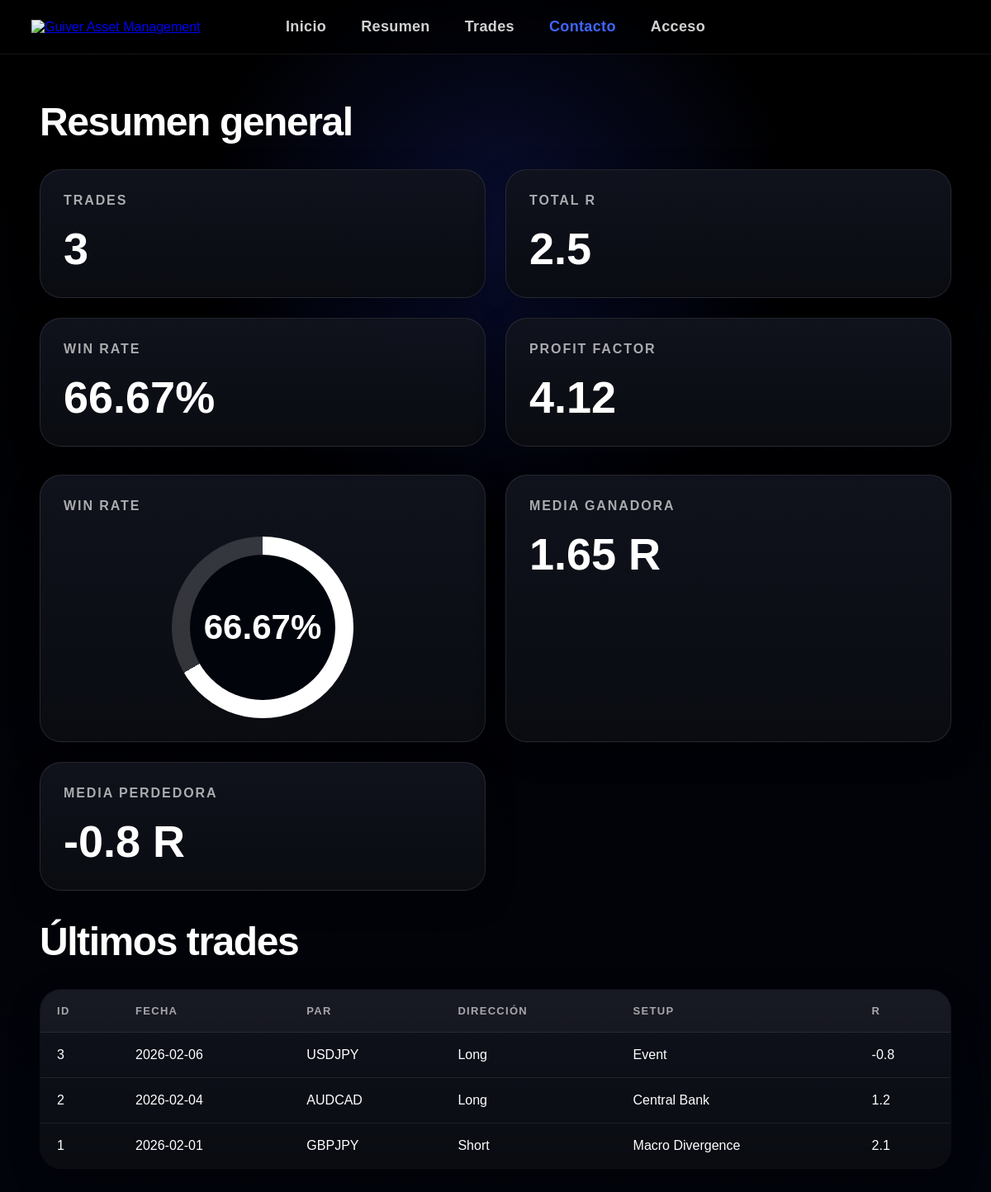
Before: /resumen with the older database file.
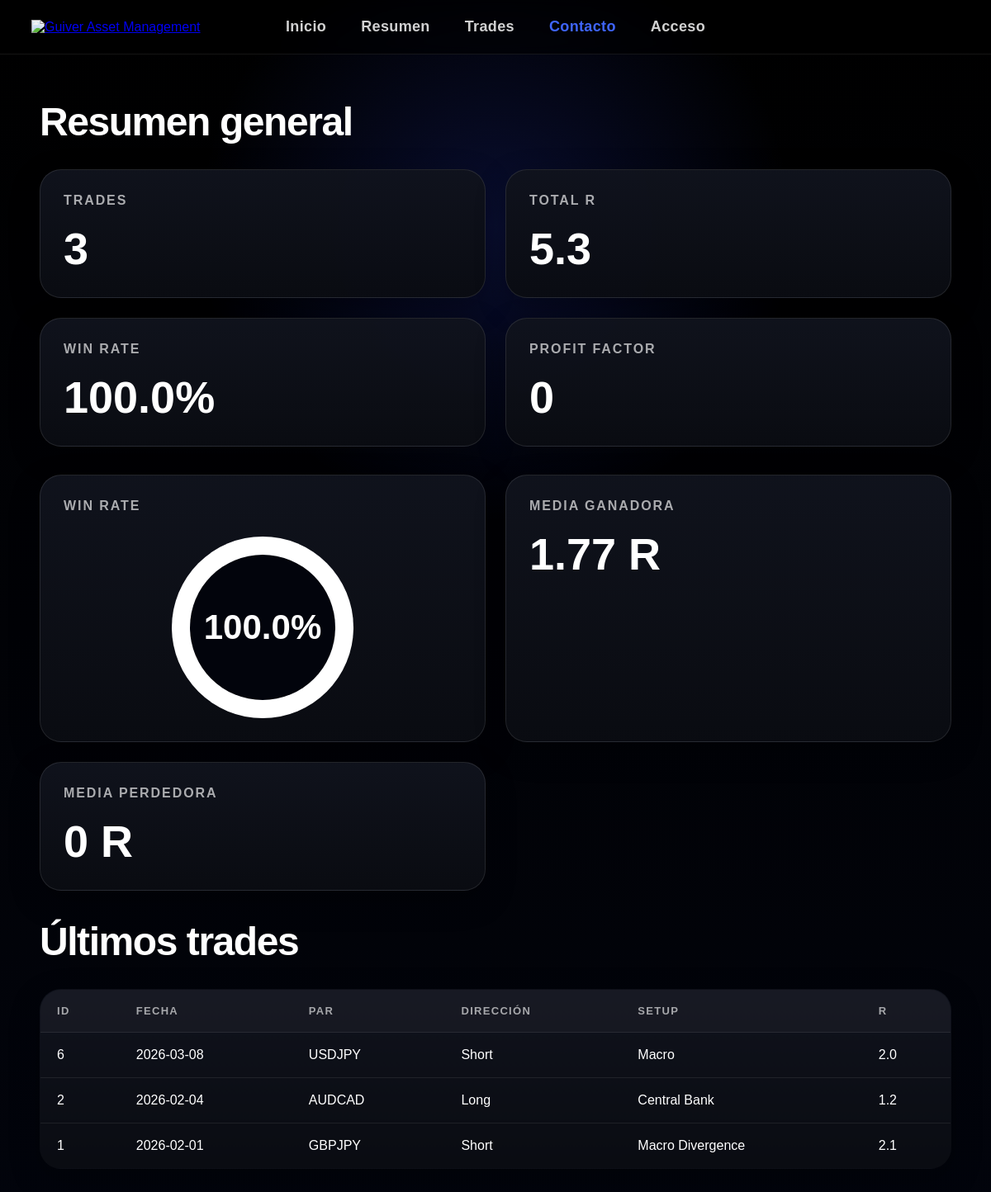
After: the same page with the newer database file.
### tables this page shows
CREATE TABLE trades (
            id INTEGER PRIMARY KEY AUTOINCREMENT,
            open_date TEXT NOT NULL,
            close_date TEXT,
            pair TEXT NOT NULL,
            direction TEXT NOT NULL,
            narrative TEXT NOT NULL,
            setup_type TEXT NOT NULL,
            result_r REAL NOT NULL,
            notes TEXT,
            reflection TEXT
        );

### app.py (the view)
@app.route("/resumen")
def index():
    trades = get_all_trades()
    summary = calculate_summary(trades)
    return render_template("index.html", trades=trades, summary=summary)

### database.py (called while the page is built)
def get_connection():
    conn = sqlite3.connect(DB_PATH)
    conn.row_factory = sqlite3.Row
    return conn

def get_all_trades():
    conn = get_connection()
    trades = conn.execute("SELECT * FROM trades ORDER BY open_date DESC, id DESC").fetchall()
    conn.close()
    return trades

### metrics.py (called while the page is built, shortened)
def calculate_summary(trades):
    results = [t["result_r"] for t in trades]
    wins = [r for r in results if r > 0]
    losses = [r for r in results if r < 0]
    num_trades = len(results)
    total_r = sum(results)
    win_rate = (len(wins) / num_trades * 100) if num_trades > 0 else 0
    avg_win = sum(wins) / len(wins) if wins else 0
    avg_loss = sum(losses) / len(losses) if losses else 0
    gross_profit = sum(wins) if wins else 0
    gross_loss = abs(sum(losses)) if losses else 0
    profit_factor = gross_profit / gross_loss if gross_loss > 0 else 0
    return {
        "num_trades": num_trades,
        "total_r": round(total_r, 2),
        "win_rate": round(win_rate, 2),
        "avg_win": round(avg_win, 2),
        "avg_loss": round(avg_loss, 2),
        "profit_factor": round(profit_factor, 2)
    }

### templates/index.html
{% extends "base.html" %}
{% block content %}
<main>
    <h2>Resumen general</h2>
    <section class="cards">
        <div class="card">
            <h3>Trades</h3>
            <p>{{ summary.num_trades }}</p>
        </div>
        <div class="card">
            <h3>Total R</h3>
            <p>{{ summary.total_r }}</p>
        </div>
        <div class="card">
            <h3>Win Rate</h3>
            <p>{{ summary.win_rate }}%</p>
        </div>
        <div class="card">
            <h3>Profit Factor</h3>
            <p>{{ summary.profit_factor }}</p>
        </div>
    </section>
    <section class="circle-panel">
        <div class="circle-card">
            <h3>Win Rate</h3>
            <div class="circle-wrap">
                <div class="progress-circle" style="--value: {{ summary.win_rate }};">
                    <div class="circle-inner">
                        {{ summary.win_rate }}%
                    </div>
                </div>
            </div>
        </div>
        <div class="card">
            <h3>Media ganadora</h3>
            <p>{{ summary.avg_win }} R</p>
        </div>
        <div class="card">
            <h3>Media perdedora</h3>
            <p>{{ summary.avg_loss }} R</p>
        </div>
    </section>
    <h2>Últimos trades</h2>
    <table>
        <thead>
            <tr>
                <th>ID</th>
                <th>Fecha</th>
                <th>Par</th>
                <th>Dirección</th>
                <th>Setup</th>
                <th>R</th>
            </tr>
        </thead>
        <tbody>
            {% for trade in trades %}
            <tr>
                <td>{{ trade.id }}</td>
                <td>{{ trade.open_date }}</td>
                <td>{{ trade.pair }}</td>
                <td>{{ trade.direction }}</td>
                <td>{{ trade.setup_type }}</td>
                <td>{{ trade.result_r }}</td>
            </tr>
            {% endfor %}
        </tbody>
    </table>
</main>
{% endblock %}

### templates/base.html (shortened to what this page needs)
<!DOCTYPE html>
<html lang="es">
<head>
    <link rel="stylesheet" href="{{ url_for('static', filename='style.css') }}">
</head>
<body class="{{ request.endpoint }}">
    <header class="site-header">
        <div class="site-header-inner">
            <div class="nav-logo">
                <a href="{{ url_for('home') }}">
                    <img src="{{ url_for('static', filename='images/logo.png') }}" alt="Guiver Asset Management">
                </a>
            </div>
            <nav class="main-nav">
                <a href="{{ url_for('home') }}">Inicio</a>
                <a href="{{ url_for('index') }}">Resumen</a>
                <a href="{{ url_for('trades') }}">Trades</a>
                <a href="{{ url_for('contact') }}" class="contact-btn">Contacto</a>
                {% if session.get('authenticated') %}
                    <a href="{{ url_for('logout') }}">Salir</a>
                {% else %}
                    <a href="{{ url_for('login') }}">Acceso</a>
                {% endif %}
            </nav>
        </div>
    </header>
    {% block content %}{% endblock %}
</body>
</html>

### static/style.css (style rules this page uses)
:root { --bg: #000000; --bg-soft: #050816; --panel: #10131d; --panel-line: rgba(255, 255, 255, 0.10); --text: #ffffff; --muted: rgba(255, 255, 255, 0.70); --muted-2: rgba(255, 255, 255, 0.55); --blue: #3f65ff; --purple: #7b2cff; --orange: #ff6a1a; --shadow: 0 18px 50px rgba(0, 0, 0, 0.35); }
* { box-sizing: border-box; }
html { scroll-behavior: smooth; }
body { margin: 0; background: radial-gradient(circle at 50% 18%, rgba(48, 73, 255, 0.18), transparent 26%), linear-gradient(180deg, #000000 0%, #02040c 100%); color: var(--text); font-family: Arial, Helvetica, sans-serif; }
.site-header { position: sticky; top: 0; z-index: 100; backdrop-filter: blur(8px); background: rgba(0, 0, 0, 0.55); border-bottom: 1px solid rgba(255, 255, 255, 0.08); }
.site-header-inner { width: min(1400px, 92%); margin: 0 auto; display: flex; justify-content: center; align-items: center; padding: 22px 0; position: relative; }
.nav-logo { position: absolute; left: -10px; top: 50%; transform: translateY(-50%); }
.nav-logo img { width: 280px; height: auto; display: block; filter: brightness(1.1); mix-blend-mode: lighten; opacity: 0.95; }
.main-nav { display: flex; gap: 42px; align-items: center; justify-content: center; flex-wrap: wrap; }
.main-nav a { text-decoration: none; color: rgba(255, 255, 255, 0.82); font-size: 18px; font-weight: 700; letter-spacing: 0.02em; transition: 0.2s ease; }
.contact-btn { color: var(--blue) !important; }
.index main, .trades main, .contact main, .login main, .reports-page { width: min(1400px, 92%); margin: 0 auto; padding: 54px 0 70px; }
h2 { font-size: clamp(44px, 4vw, 68px); margin: 0 0 30px; font-weight: 800; letter-spacing: -0.03em; }
h3 { margin: 0 0 18px; font-size: 24px; color: rgba(255,255,255,0.84); }
.cards, .circle-panel { width: 100%; display: grid; gap: 24px; margin-bottom: 34px; }
.cards { grid-template-columns: repeat(4, 1fr); }
.circle-panel { grid-template-columns: 1.2fr 1fr 1fr; }
.card, .circle-card, .form-box, table { background: linear-gradient(180deg, rgba(16,19,29,0.96) 0%, rgba(10,12,18,0.96) 100%); border: 1px solid rgba(255,255,255,0.10); border-radius: 26px; box-shadow: 0 12px 36px rgba(0,0,0,0.26); }
.card, .circle-card { padding: 28px; }
.card h3, .circle-card h3 { font-size: 16px; text-transform: uppercase; letter-spacing: 0.12em; color: rgba(255,255,255,0.65); }
.card p { margin: 14px 0 0; font-size: 54px; font-weight: 800; }
.circle-card { display: flex; flex-direction: column; justify-content: space-between; min-height: 320px; }
.circle-wrap { display: flex; justify-content: center; align-items: center; margin-top: 10px; width: 100%; }
.progress-circle { --size: 220px; --thickness: 22px; --value: 50; width: var(--size); height: var(--size); border-radius: 50%; background: conic-gradient( #ffffff calc(var(--value) * 1%), rgba(255,255,255,0.16) 0 ); position: relative; display: flex; align-items: center; justify-content: center; }
.progress-circle::before { content: ""; position: absolute; width: calc(var(--size) - var(--thickness) * 2); height: calc(var(--size) - var(--thickness) * 2); background: #02040c; border-radius: 50%; }
.circle-inner { position: relative; z-index: 2; font-size: 42px; font-weight: 800; color: #ffffff; text-align: center; }
table { width: 100%; border-collapse: collapse; overflow: hidden; margin-bottom: 34px; }
table th, table td { padding: 18px 20px; text-align: left; border-bottom: 1px solid rgba(255,255,255,0.08); font-size: 16px; vertical-align: top; }
table th { color: rgba(255,255,255,0.62); text-transform: uppercase; letter-spacing: 0.10em; font-size: 13px; background: rgba(255,255,255,0.03); }
@media (max-width: 1200px) { .focus-grid, .cards, .circle-panel, .grid, .trade-form .grid, .reports-grid { grid-template-columns: repeat(2, 1fr); } }

Changed rows visible on the page:
removed trades: id "3", open_date "2026-02-06", pair "USDJPY", direction "Long", setup_type "Event", result_r "-0.8"
added trades: id "6", open_date "2026-03-08", pair "USDJPY", direction "Short", setup_type "Macro", result_r "2.0"
Other visible differences:
{{ summary.total_r }}: "2.5" → "5.3"
{{ summary.win_rate }}: "66.67" → "100.0"
{{ summary.profit_factor }}: "4.12" → "0"
{{ summary.win_rate }}: 66.67 → 100.0 (drawn)
{{ summary.avg_win }}: "1.65" → "1.77"
{{ summary.avg_loss }}: "-0.8" → "0"
